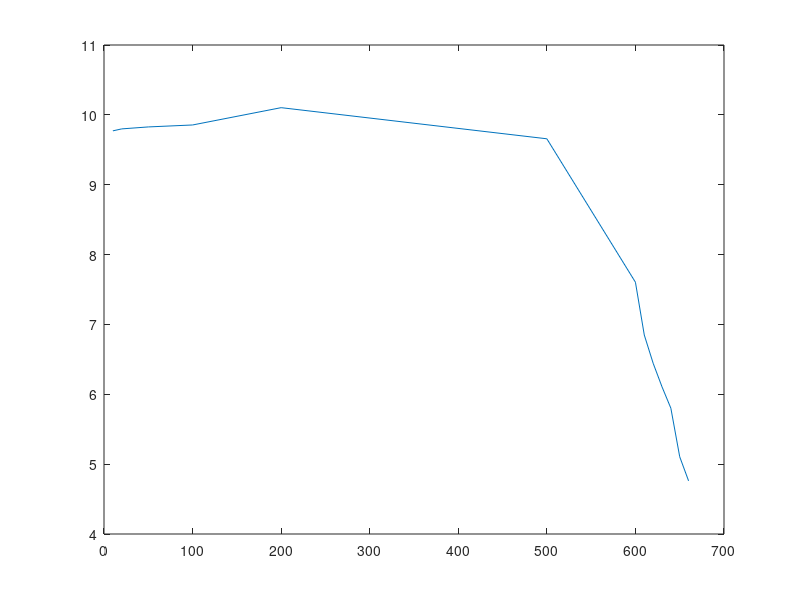

MATLAB code for this plot: (Note: this script raises an error after producing the figure.)
data = 	[10, 308, 0.6
	20, 309, 0.6
	50, 310, 0.6

	100, 311, 0.7

	200, 320, 0.85	

	500, 304, 0.98

	600, 240, 1.11
	610, 220, 1.13
	620, 210, 1.15
	630, 202, 1.17
	640, 195, 1.19
	650, 180, 1.20
	660, 173, 1.21];

dim = size(data);
freq = zeros(dim(1),1);
mod = zeros(dim(1),1);
phase = zeros(dim(1),1);
for i=1:1:dim
    freq(i)=data(i, 1);
    mod(i)=20*log10(data(i, 2)/100);
    phase(i)=180-(data(i, 3).*10^-3).*freq(i).*360;
end

disp(mod);
disp(phase);

figure(1);
ln1 = plot(freq,mod);
ln1.LineWidth = 1.5;
ln1.Marker = 'o';
title('Magnitude bode plot')
xlabel('Frequency') 
ylabel('Magniture [dB]') 
y = mod(2)-3;
line([0,700],[y,y],'color', 'red')
line([freq(8),freq(8)],[4,y],'color', 'red')

figure(2)
ln2 = plot(freq,phase);
ln2.LineWidth = 1.5;
ln2.Marker = 'o';
title('Phase bode plot')
xlabel('Frequency') 
ylabel('Phase [degrees]')
line([freq(8),freq(8)],[-150,phase(8)],'color', 'red')
line([0,freq(8)],[phase(8),phase(8)],'color', 'red')

